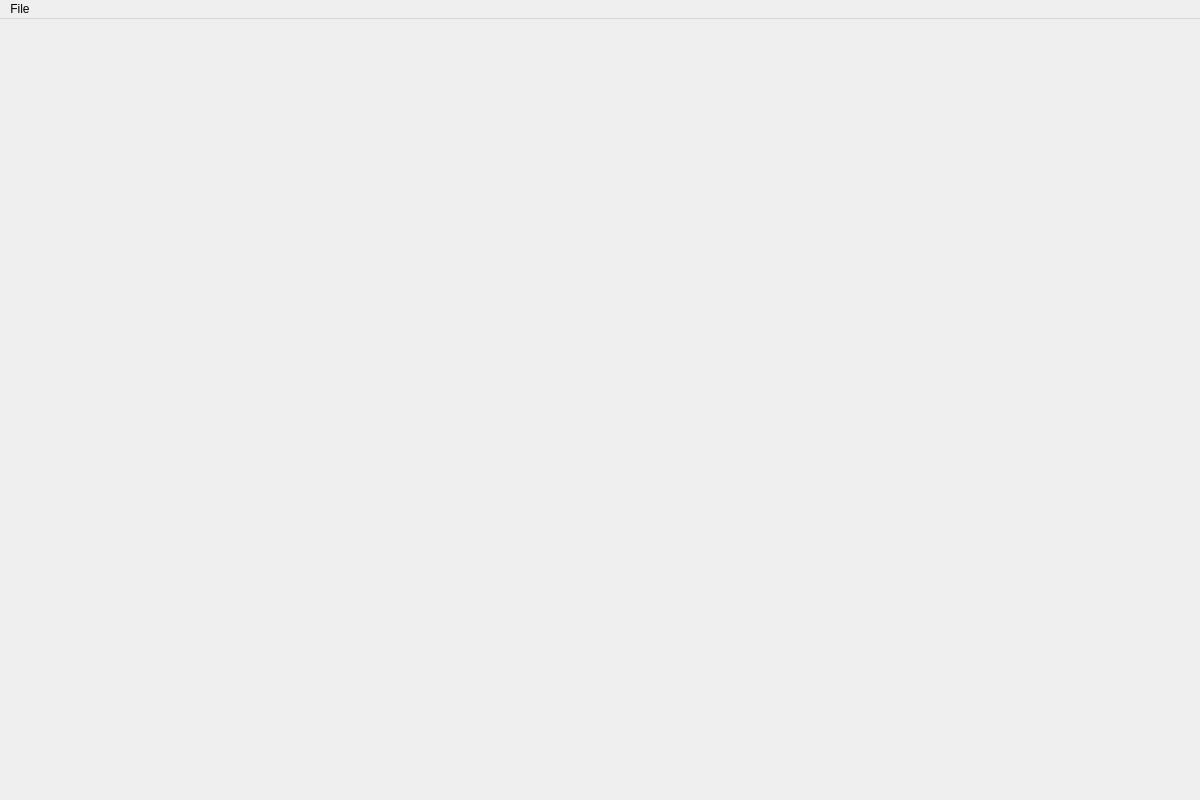
<?xml version="1.0" encoding="UTF-8"?>
<ui version="4.0">
 <class>Level1Window</class>
 <widget class="QMainWindow" name="Level1Window">
  <property name="geometry">
   <rect>
    <x>0</x>
    <y>0</y>
    <width>1200</width>
    <height>800</height>
   </rect>
  </property>
  <property name="minimumSize">
   <size>
    <width>1200</width>
    <height>800</height>
   </size>
  </property>
  <property name="maximumSize">
   <size>
    <width>1200</width>
    <height>800</height>
   </size>
  </property>
  <property name="windowTitle">
   <string>Level 1</string>
  </property>
  <widget class="QWidget" name="centralwidget">
   <widget class="QWidget" name="lvlLayout" native="true">
    <property name="geometry">
     <rect>
      <x>0</x>
      <y>10</y>
      <width>1200</width>
      <height>800</height>
     </rect>
    </property>
    <property name="sizePolicy">
     <sizepolicy hsizetype="Expanding" vsizetype="Expanding">
      <horstretch>0</horstretch>
      <verstretch>0</verstretch>
     </sizepolicy>
    </property>
    <property name="minimumSize">
     <size>
      <width>0</width>
      <height>0</height>
     </size>
    </property>
    <property name="maximumSize">
     <size>
      <width>1200</width>
      <height>800</height>
     </size>
    </property>
    <layout class="QVBoxLayout" name="verticalLayout_4">
     <item alignment="Qt::AlignHCenter">
      <widget class="QWidget" name="zoomWidget" native="true">
       <property name="minimumSize">
        <size>
         <width>200</width>
         <height>20</height>
        </size>
       </property>
       <property name="maximumSize">
        <size>
         <width>200</width>
         <height>20</height>
        </size>
       </property>
      </widget>
     </item>
    </layout>
   </widget>
  </widget>
  <widget class="QMenuBar" name="menubar">
   <property name="geometry">
    <rect>
     <x>0</x>
     <y>0</y>
     <width>1200</width>
     <height>21</height>
    </rect>
   </property>
   <widget class="QMenu" name="menuSave">
    <property name="title">
     <string>File</string>
    </property>
    <addaction name="actionSave"/>
    <addaction name="actionLoad"/>
   </widget>
   <addaction name="menuSave"/>
  </widget>
  <action name="actionSave">
   <property name="text">
    <string>Save</string>
   </property>
   <property name="shortcut">
    <string>Ctrl+S</string>
   </property>
  </action>
  <action name="actionLoad">
   <property name="text">
    <string>Load</string>
   </property>
  </action>
 </widget>
 <resources/>
 <connections/>
</ui>
